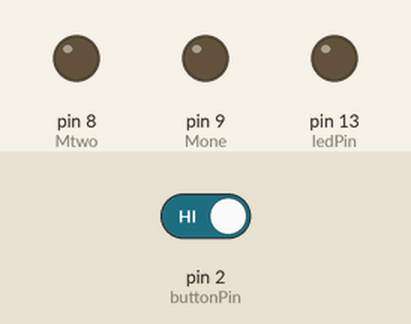
Simulated run of this sketch. Board: Arduino Uno, built with avr-gcc and run on an emulated ATmega328P. Shown: output pins drawn as LEDs (lit = HIGH). The inputs (shaded band) are chosen by the test bench; at power-on: pin 2 (buttonPin) HIGH.

Above: at 10.0 s.
10.1 s: pin 2 (buttonPin) driven LOW
At 14.25 s:
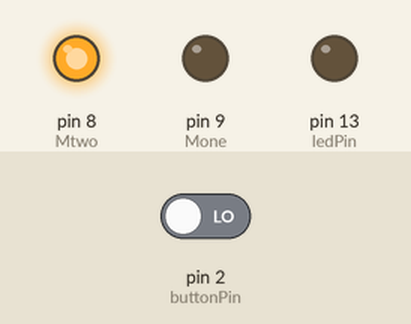
At 19.8 s:
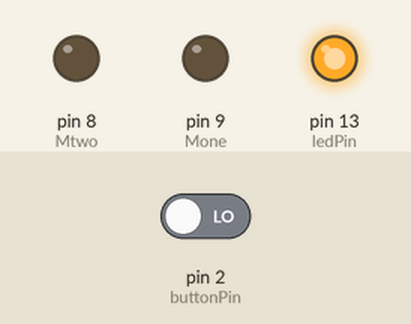
20.1 s: pin 2 (buttonPin) driven HIGH
At 27.75 s:
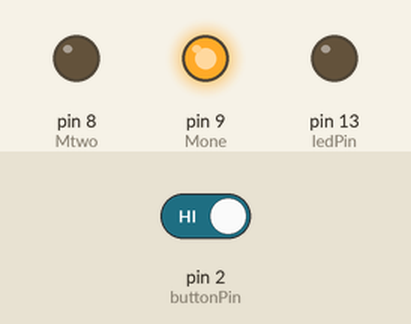
Timing chart, 0 to 34.3 s (numbered marks = the images above; inputs shaded):
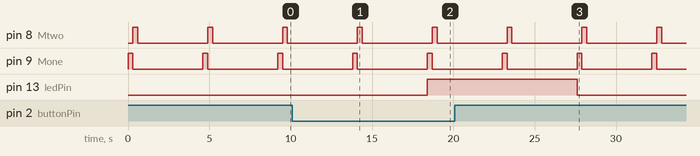

Measured:
- after the input at 10.1 s, pin 13 (ledPin): LOW → HIGH after 8.3 s
- after the input at 20.1 s, pin 13 (ledPin): HIGH → LOW after 7.5 s
- by itself, pin 8 (Mtwo), pin 9 (Mone): alternates HIGH for 0.30 s and LOW for 4.3 s

The sketch:

sketch_jul10a.ino
```cpp
const int buttonPin = 2;  // the number of the pushbutton pin
const int ledPin = 13;    // the number of the LED pin
const int Mone = 9;
const int Mtwo = 8;

// variables will change:
int buttonState = 0;  // variable for reading the pushbutton status

void setup() {
  pinMode(ledPin, OUTPUT);
  pinMode(Mone, OUTPUT);
  pinMode(Mtwo, OUTPUT);
  pinMode(buttonPin, INPUT_PULLUP);

}

void loop() {
  // read the state of the pushbutton value:
  buttonState = digitalRead(buttonPin);
  digitalWrite(Mone, HIGH);
  delay(300);
  digitalWrite(Mone, LOW);
  digitalWrite(Mtwo, HIGH);
    delay(300);
  digitalWrite(Mone, LOW);
  digitalWrite(Mtwo, LOW);
     delay(4000);


  // check if the pushbutton is pressed. If it is, the buttonState is HIGH:
  if (buttonState == HIGH) {
    Serial.println("click");
    // turn LED on:
    digitalWrite(ledPin, LOW);
  } else {
    // turn LED off:
    digitalWrite(ledPin, HIGH);
  }
}
```
